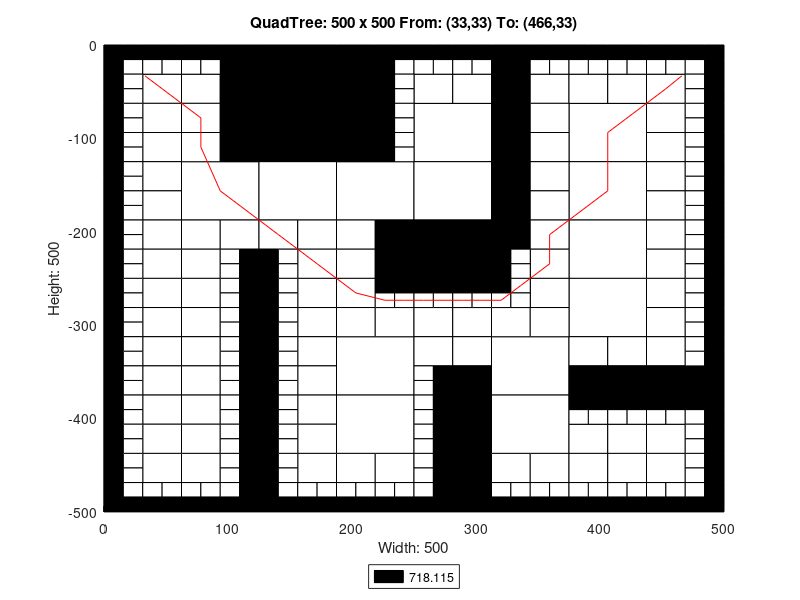

Reproduce this figure in MATLAB.
axis([0 500 -500 0]);
title('QuadTree: 500 x 500 From: (33,33) To: (466,33)');
xlabel('Width: 500');
ylabel('Height: 500');
rectangle('Position',[125 -62.5 62.5 62.5], 'FaceColor',[0 0 0]);
rectangle('Position',[125 -125 62.5 62.5], 'FaceColor',[0 0 0]);
rectangle('Position',[62.5 -187.5 62.5 62.5], 'FaceColor',[1 1 1]);
rectangle('Position',[125 -187.5 62.5 62.5], 'FaceColor',[1 1 1]);
rectangle('Position',[187.5 -187.5 62.5 62.5], 'FaceColor',[1 1 1]);
rectangle('Position',[250 -125 62.5 62.5], 'FaceColor',[1 1 1]);
rectangle('Position',[375 -125 62.5 62.5], 'FaceColor',[1 1 1]);
rectangle('Position',[250 -187.5 62.5 62.5], 'FaceColor',[1 1 1]);
rectangle('Position',[250 -250 62.5 62.5], 'FaceColor',[0 0 0]);
rectangle('Position',[375 -187.5 62.5 62.5], 'FaceColor',[1 1 1]);
rectangle('Position',[375 -250 62.5 62.5], 'FaceColor',[1 1 1]);
rectangle('Position',[187.5 -375 62.5 62.5], 'FaceColor',[1 1 1]);
rectangle('Position',[187.5 -437.5 62.5 62.5], 'FaceColor',[1 1 1]);
rectangle('Position',[312.5 -375 62.5 62.5], 'FaceColor',[1 1 1]);
rectangle('Position',[375 -312.5 62.5 62.5], 'FaceColor',[1 1 1]);
rectangle('Position',[312.5 -437.5 62.5 62.5], 'FaceColor',[1 1 1]);
rectangle('Position',[31.25 -62.5 31.25 31.25], 'FaceColor',[1 1 1]);
rectangle('Position',[93.75 -31.25 31.25 31.25], 'FaceColor',[0 0 0]);
rectangle('Position',[62.5 -62.5 31.25 31.25], 'FaceColor',[1 1 1]);
rectangle('Position',[93.75 -62.5 31.25 31.25], 'FaceColor',[0 0 0]);
rectangle('Position',[31.25 -93.75 31.25 31.25], 'FaceColor',[1 1 1]);
rectangle('Position',[31.25 -125 31.25 31.25], 'FaceColor',[1 1 1]);
rectangle('Position',[62.5 -93.75 31.25 31.25], 'FaceColor',[1 1 1]);
rectangle('Position',[93.75 -93.75 31.25 31.25], 'FaceColor',[0 0 0]);
rectangle('Position',[62.5 -125 31.25 31.25], 'FaceColor',[1 1 1]);
rectangle('Position',[93.75 -125 31.25 31.25], 'FaceColor',[0 0 0]);
rectangle('Position',[187.5 -31.25 31.25 31.25], 'FaceColor',[0 0 0]);
rectangle('Position',[187.5 -62.5 31.25 31.25], 'FaceColor',[0 0 0]);
rectangle('Position',[187.5 -93.75 31.25 31.25], 'FaceColor',[0 0 0]);
rectangle('Position',[187.5 -125 31.25 31.25], 'FaceColor',[0 0 0]);
rectangle('Position',[31.25 -156.25 31.25 31.25], 'FaceColor',[1 1 1]);
rectangle('Position',[31.25 -187.5 31.25 31.25], 'FaceColor',[1 1 1]);
rectangle('Position',[31.25 -218.75 31.25 31.25], 'FaceColor',[1 1 1]);
rectangle('Position',[31.25 -250 31.25 31.25], 'FaceColor',[1 1 1]);
rectangle('Position',[62.5 -218.75 31.25 31.25], 'FaceColor',[1 1 1]);
rectangle('Position',[93.75 -218.75 31.25 31.25], 'FaceColor',[1 1 1]);
rectangle('Position',[62.5 -250 31.25 31.25], 'FaceColor',[1 1 1]);
rectangle('Position',[125 -218.75 31.25 31.25], 'FaceColor',[1 1 1]);
rectangle('Position',[156.25 -218.75 31.25 31.25], 'FaceColor',[1 1 1]);
rectangle('Position',[156.25 -250 31.25 31.25], 'FaceColor',[1 1 1]);
rectangle('Position',[187.5 -218.75 31.25 31.25], 'FaceColor',[1 1 1]);
rectangle('Position',[218.75 -218.75 31.25 31.25], 'FaceColor',[0 0 0]);
rectangle('Position',[187.5 -250 31.25 31.25], 'FaceColor',[1 1 1]);
rectangle('Position',[218.75 -250 31.25 31.25], 'FaceColor',[0 0 0]);
rectangle('Position',[250 -62.5 31.25 31.25], 'FaceColor',[1 1 1]);
rectangle('Position',[281.25 -62.5 31.25 31.25], 'FaceColor',[1 1 1]);
rectangle('Position',[312.5 -31.25 31.25 31.25], 'FaceColor',[0 0 0]);
rectangle('Position',[312.5 -62.5 31.25 31.25], 'FaceColor',[0 0 0]);
rectangle('Position',[343.75 -62.5 31.25 31.25], 'FaceColor',[1 1 1]);
rectangle('Position',[312.5 -93.75 31.25 31.25], 'FaceColor',[0 0 0]);
rectangle('Position',[343.75 -93.75 31.25 31.25], 'FaceColor',[1 1 1]);
rectangle('Position',[312.5 -125 31.25 31.25], 'FaceColor',[0 0 0]);
rectangle('Position',[343.75 -125 31.25 31.25], 'FaceColor',[1 1 1]);
rectangle('Position',[375 -62.5 31.25 31.25], 'FaceColor',[1 1 1]);
rectangle('Position',[406.25 -62.5 31.25 31.25], 'FaceColor',[1 1 1]);
rectangle('Position',[437.5 -62.5 31.25 31.25], 'FaceColor',[1 1 1]);
rectangle('Position',[437.5 -93.75 31.25 31.25], 'FaceColor',[1 1 1]);
rectangle('Position',[437.5 -125 31.25 31.25], 'FaceColor',[1 1 1]);
rectangle('Position',[312.5 -156.25 31.25 31.25], 'FaceColor',[0 0 0]);
rectangle('Position',[343.75 -156.25 31.25 31.25], 'FaceColor',[1 1 1]);
rectangle('Position',[312.5 -187.5 31.25 31.25], 'FaceColor',[0 0 0]);
rectangle('Position',[343.75 -187.5 31.25 31.25], 'FaceColor',[1 1 1]);
rectangle('Position',[312.5 -218.75 31.25 31.25], 'FaceColor',[0 0 0]);
rectangle('Position',[343.75 -218.75 31.25 31.25], 'FaceColor',[1 1 1]);
rectangle('Position',[343.75 -250 31.25 31.25], 'FaceColor',[1 1 1]);
rectangle('Position',[437.5 -156.25 31.25 31.25], 'FaceColor',[1 1 1]);
rectangle('Position',[437.5 -187.5 31.25 31.25], 'FaceColor',[1 1 1]);
rectangle('Position',[437.5 -218.75 31.25 31.25], 'FaceColor',[1 1 1]);
rectangle('Position',[437.5 -250 31.25 31.25], 'FaceColor',[1 1 1]);
rectangle('Position',[31.25 -281.25 31.25 31.25], 'FaceColor',[1 1 1]);
rectangle('Position',[31.25 -312.5 31.25 31.25], 'FaceColor',[1 1 1]);
rectangle('Position',[62.5 -281.25 31.25 31.25], 'FaceColor',[1 1 1]);
rectangle('Position',[62.5 -312.5 31.25 31.25], 'FaceColor',[1 1 1]);
rectangle('Position',[31.25 -343.75 31.25 31.25], 'FaceColor',[1 1 1]);
rectangle('Position',[31.25 -375 31.25 31.25], 'FaceColor',[1 1 1]);
rectangle('Position',[62.5 -343.75 31.25 31.25], 'FaceColor',[1 1 1]);
rectangle('Position',[62.5 -375 31.25 31.25], 'FaceColor',[1 1 1]);
rectangle('Position',[156.25 -281.25 31.25 31.25], 'FaceColor',[1 1 1]);
rectangle('Position',[156.25 -312.5 31.25 31.25], 'FaceColor',[1 1 1]);
rectangle('Position',[187.5 -281.25 31.25 31.25], 'FaceColor',[1 1 1]);
rectangle('Position',[187.5 -312.5 31.25 31.25], 'FaceColor',[1 1 1]);
rectangle('Position',[218.75 -312.5 31.25 31.25], 'FaceColor',[1 1 1]);
rectangle('Position',[156.25 -343.75 31.25 31.25], 'FaceColor',[1 1 1]);
rectangle('Position',[156.25 -375 31.25 31.25], 'FaceColor',[1 1 1]);
rectangle('Position',[31.25 -406.25 31.25 31.25], 'FaceColor',[1 1 1]);
rectangle('Position',[31.25 -437.5 31.25 31.25], 'FaceColor',[1 1 1]);
rectangle('Position',[62.5 -406.25 31.25 31.25], 'FaceColor',[1 1 1]);
rectangle('Position',[62.5 -437.5 31.25 31.25], 'FaceColor',[1 1 1]);
rectangle('Position',[31.25 -468.75 31.25 31.25], 'FaceColor',[1 1 1]);
rectangle('Position',[62.5 -468.75 31.25 31.25], 'FaceColor',[1 1 1]);
rectangle('Position',[156.25 -406.25 31.25 31.25], 'FaceColor',[1 1 1]);
rectangle('Position',[156.25 -437.5 31.25 31.25], 'FaceColor',[1 1 1]);
rectangle('Position',[156.25 -468.75 31.25 31.25], 'FaceColor',[1 1 1]);
rectangle('Position',[187.5 -468.75 31.25 31.25], 'FaceColor',[1 1 1]);
rectangle('Position',[218.75 -468.75 31.25 31.25], 'FaceColor',[1 1 1]);
rectangle('Position',[250 -312.5 31.25 31.25], 'FaceColor',[1 1 1]);
rectangle('Position',[281.25 -312.5 31.25 31.25], 'FaceColor',[1 1 1]);
rectangle('Position',[343.75 -281.25 31.25 31.25], 'FaceColor',[1 1 1]);
rectangle('Position',[312.5 -312.5 31.25 31.25], 'FaceColor',[1 1 1]);
rectangle('Position',[343.75 -312.5 31.25 31.25], 'FaceColor',[1 1 1]);
rectangle('Position',[250 -343.75 31.25 31.25], 'FaceColor',[1 1 1]);
rectangle('Position',[281.25 -343.75 31.25 31.25], 'FaceColor',[1 1 1]);
rectangle('Position',[281.25 -375 31.25 31.25], 'FaceColor',[0 0 0]);
rectangle('Position',[437.5 -281.25 31.25 31.25], 'FaceColor',[1 1 1]);
rectangle('Position',[437.5 -312.5 31.25 31.25], 'FaceColor',[1 1 1]);
rectangle('Position',[375 -343.75 31.25 31.25], 'FaceColor',[1 1 1]);
rectangle('Position',[406.25 -343.75 31.25 31.25], 'FaceColor',[1 1 1]);
rectangle('Position',[375 -375 31.25 31.25], 'FaceColor',[0 0 0]);
rectangle('Position',[406.25 -375 31.25 31.25], 'FaceColor',[0 0 0]);
rectangle('Position',[437.5 -343.75 31.25 31.25], 'FaceColor',[1 1 1]);
rectangle('Position',[437.5 -375 31.25 31.25], 'FaceColor',[0 0 0]);
rectangle('Position',[468.75 -375 31.25 31.25], 'FaceColor',[0 0 0]);
rectangle('Position',[281.25 -406.25 31.25 31.25], 'FaceColor',[0 0 0]);
rectangle('Position',[281.25 -437.5 31.25 31.25], 'FaceColor',[0 0 0]);
rectangle('Position',[281.25 -468.75 31.25 31.25], 'FaceColor',[0 0 0]);
rectangle('Position',[281.25 -500 31.25 31.25], 'FaceColor',[0 0 0]);
rectangle('Position',[312.5 -468.75 31.25 31.25], 'FaceColor',[1 1 1]);
rectangle('Position',[343.75 -468.75 31.25 31.25], 'FaceColor',[1 1 1]);
rectangle('Position',[375 -437.5 31.25 31.25], 'FaceColor',[1 1 1]);
rectangle('Position',[406.25 -437.5 31.25 31.25], 'FaceColor',[1 1 1]);
rectangle('Position',[437.5 -437.5 31.25 31.25], 'FaceColor',[1 1 1]);
rectangle('Position',[375 -468.75 31.25 31.25], 'FaceColor',[1 1 1]);
rectangle('Position',[406.25 -468.75 31.25 31.25], 'FaceColor',[1 1 1]);
rectangle('Position',[437.5 -468.75 31.25 31.25], 'FaceColor',[1 1 1]);
rectangle('Position',[0 -15.625 15.625 15.625], 'FaceColor',[0 0 0]);
rectangle('Position',[15.625 -15.625 15.625 15.625], 'FaceColor',[0 0 0]);
rectangle('Position',[0 -31.25 15.625 15.625], 'FaceColor',[0 0 0]);
rectangle('Position',[15.625 -31.25 15.625 15.625], 'FaceColor',[1 1 1]);
rectangle('Position',[31.25 -15.625 15.625 15.625], 'FaceColor',[0 0 0]);
rectangle('Position',[46.875 -15.625 15.625 15.625], 'FaceColor',[0 0 0]);
rectangle('Position',[31.25 -31.25 15.625 15.625], 'FaceColor',[1 1 1]);
rectangle('Position',[46.875 -31.25 15.625 15.625], 'FaceColor',[1 1 1]);
rectangle('Position',[0 -46.875 15.625 15.625], 'FaceColor',[0 0 0]);
rectangle('Position',[15.625 -46.875 15.625 15.625], 'FaceColor',[1 1 1]);
rectangle('Position',[0 -62.5 15.625 15.625], 'FaceColor',[0 0 0]);
rectangle('Position',[15.625 -62.5 15.625 15.625], 'FaceColor',[1 1 1]);
rectangle('Position',[62.5 -15.625 15.625 15.625], 'FaceColor',[0 0 0]);
rectangle('Position',[78.125 -15.625 15.625 15.625], 'FaceColor',[0 0 0]);
rectangle('Position',[62.5 -31.25 15.625 15.625], 'FaceColor',[1 1 1]);
rectangle('Position',[78.125 -31.25 15.625 15.625], 'FaceColor',[1 1 1]);
rectangle('Position',[0 -78.125 15.625 15.625], 'FaceColor',[0 0 0]);
rectangle('Position',[15.625 -78.125 15.625 15.625], 'FaceColor',[1 1 1]);
rectangle('Position',[0 -93.75 15.625 15.625], 'FaceColor',[0 0 0]);
rectangle('Position',[15.625 -93.75 15.625 15.625], 'FaceColor',[1 1 1]);
rectangle('Position',[0 -109.375 15.625 15.625], 'FaceColor',[0 0 0]);
rectangle('Position',[15.625 -109.375 15.625 15.625], 'FaceColor',[1 1 1]);
rectangle('Position',[0 -125 15.625 15.625], 'FaceColor',[0 0 0]);
rectangle('Position',[15.625 -125 15.625 15.625], 'FaceColor',[1 1 1]);
rectangle('Position',[218.75 -15.625 15.625 15.625], 'FaceColor',[0 0 0]);
rectangle('Position',[234.375 -15.625 15.625 15.625], 'FaceColor',[0 0 0]);
rectangle('Position',[218.75 -31.25 15.625 15.625], 'FaceColor',[0 0 0]);
rectangle('Position',[234.375 -31.25 15.625 15.625], 'FaceColor',[1 1 1]);
rectangle('Position',[218.75 -46.875 15.625 15.625], 'FaceColor',[0 0 0]);
rectangle('Position',[234.375 -46.875 15.625 15.625], 'FaceColor',[1 1 1]);
rectangle('Position',[218.75 -62.5 15.625 15.625], 'FaceColor',[0 0 0]);
rectangle('Position',[234.375 -62.5 15.625 15.625], 'FaceColor',[1 1 1]);
rectangle('Position',[218.75 -78.125 15.625 15.625], 'FaceColor',[0 0 0]);
rectangle('Position',[234.375 -78.125 15.625 15.625], 'FaceColor',[1 1 1]);
rectangle('Position',[218.75 -93.75 15.625 15.625], 'FaceColor',[0 0 0]);
rectangle('Position',[234.375 -93.75 15.625 15.625], 'FaceColor',[1 1 1]);
rectangle('Position',[218.75 -109.375 15.625 15.625], 'FaceColor',[0 0 0]);
rectangle('Position',[234.375 -109.375 15.625 15.625], 'FaceColor',[1 1 1]);
rectangle('Position',[218.75 -125 15.625 15.625], 'FaceColor',[0 0 0]);
rectangle('Position',[234.375 -125 15.625 15.625], 'FaceColor',[1 1 1]);
rectangle('Position',[0 -140.625 15.625 15.625], 'FaceColor',[0 0 0]);
rectangle('Position',[15.625 -140.625 15.625 15.625], 'FaceColor',[1 1 1]);
rectangle('Position',[0 -156.25 15.625 15.625], 'FaceColor',[0 0 0]);
rectangle('Position',[15.625 -156.25 15.625 15.625], 'FaceColor',[1 1 1]);
rectangle('Position',[0 -171.875 15.625 15.625], 'FaceColor',[0 0 0]);
rectangle('Position',[15.625 -171.875 15.625 15.625], 'FaceColor',[1 1 1]);
rectangle('Position',[0 -187.5 15.625 15.625], 'FaceColor',[0 0 0]);
rectangle('Position',[15.625 -187.5 15.625 15.625], 'FaceColor',[1 1 1]);
rectangle('Position',[0 -203.125 15.625 15.625], 'FaceColor',[0 0 0]);
rectangle('Position',[15.625 -203.125 15.625 15.625], 'FaceColor',[1 1 1]);
rectangle('Position',[0 -218.75 15.625 15.625], 'FaceColor',[0 0 0]);
rectangle('Position',[15.625 -218.75 15.625 15.625], 'FaceColor',[1 1 1]);
rectangle('Position',[0 -234.375 15.625 15.625], 'FaceColor',[0 0 0]);
rectangle('Position',[15.625 -234.375 15.625 15.625], 'FaceColor',[1 1 1]);
rectangle('Position',[0 -250 15.625 15.625], 'FaceColor',[0 0 0]);
rectangle('Position',[15.625 -250 15.625 15.625], 'FaceColor',[1 1 1]);
rectangle('Position',[93.75 -234.375 15.625 15.625], 'FaceColor',[1 1 1]);
rectangle('Position',[109.375 -234.375 15.625 15.625], 'FaceColor',[0 0 0]);
rectangle('Position',[93.75 -250 15.625 15.625], 'FaceColor',[1 1 1]);
rectangle('Position',[109.375 -250 15.625 15.625], 'FaceColor',[0 0 0]);
rectangle('Position',[125 -234.375 15.625 15.625], 'FaceColor',[0 0 0]);
rectangle('Position',[140.625 -234.375 15.625 15.625], 'FaceColor',[1 1 1]);
rectangle('Position',[125 -250 15.625 15.625], 'FaceColor',[0 0 0]);
rectangle('Position',[140.625 -250 15.625 15.625], 'FaceColor',[1 1 1]);
rectangle('Position',[250 -15.625 15.625 15.625], 'FaceColor',[0 0 0]);
rectangle('Position',[265.625 -15.625 15.625 15.625], 'FaceColor',[0 0 0]);
rectangle('Position',[250 -31.25 15.625 15.625], 'FaceColor',[1 1 1]);
rectangle('Position',[265.625 -31.25 15.625 15.625], 'FaceColor',[1 1 1]);
rectangle('Position',[281.25 -15.625 15.625 15.625], 'FaceColor',[0 0 0]);
rectangle('Position',[296.875 -15.625 15.625 15.625], 'FaceColor',[0 0 0]);
rectangle('Position',[281.25 -31.25 15.625 15.625], 'FaceColor',[1 1 1]);
rectangle('Position',[296.875 -31.25 15.625 15.625], 'FaceColor',[1 1 1]);
rectangle('Position',[343.75 -15.625 15.625 15.625], 'FaceColor',[0 0 0]);
rectangle('Position',[359.375 -15.625 15.625 15.625], 'FaceColor',[0 0 0]);
rectangle('Position',[343.75 -31.25 15.625 15.625], 'FaceColor',[1 1 1]);
rectangle('Position',[359.375 -31.25 15.625 15.625], 'FaceColor',[1 1 1]);
rectangle('Position',[375 -15.625 15.625 15.625], 'FaceColor',[0 0 0]);
rectangle('Position',[390.625 -15.625 15.625 15.625], 'FaceColor',[0 0 0]);
rectangle('Position',[375 -31.25 15.625 15.625], 'FaceColor',[1 1 1]);
rectangle('Position',[390.625 -31.25 15.625 15.625], 'FaceColor',[1 1 1]);
rectangle('Position',[406.25 -15.625 15.625 15.625], 'FaceColor',[0 0 0]);
rectangle('Position',[421.875 -15.625 15.625 15.625], 'FaceColor',[0 0 0]);
rectangle('Position',[406.25 -31.25 15.625 15.625], 'FaceColor',[1 1 1]);
rectangle('Position',[421.875 -31.25 15.625 15.625], 'FaceColor',[1 1 1]);
rectangle('Position',[437.5 -15.625 15.625 15.625], 'FaceColor',[0 0 0]);
rectangle('Position',[453.125 -15.625 15.625 15.625], 'FaceColor',[0 0 0]);
rectangle('Position',[437.5 -31.25 15.625 15.625], 'FaceColor',[1 1 1]);
rectangle('Position',[453.125 -31.25 15.625 15.625], 'FaceColor',[1 1 1]);
rectangle('Position',[468.75 -15.625 15.625 15.625], 'FaceColor',[0 0 0]);
rectangle('Position',[484.375 -15.625 15.625 15.625], 'FaceColor',[0 0 0]);
rectangle('Position',[468.75 -31.25 15.625 15.625], 'FaceColor',[1 1 1]);
rectangle('Position',[484.375 -31.25 15.625 15.625], 'FaceColor',[0 0 0]);
rectangle('Position',[468.75 -46.875 15.625 15.625], 'FaceColor',[1 1 1]);
rectangle('Position',[484.375 -46.875 15.625 15.625], 'FaceColor',[0 0 0]);
rectangle('Position',[468.75 -62.5 15.625 15.625], 'FaceColor',[1 1 1]);
rectangle('Position',[484.375 -62.5 15.625 15.625], 'FaceColor',[0 0 0]);
rectangle('Position',[468.75 -78.125 15.625 15.625], 'FaceColor',[1 1 1]);
rectangle('Position',[484.375 -78.125 15.625 15.625], 'FaceColor',[0 0 0]);
rectangle('Position',[468.75 -93.75 15.625 15.625], 'FaceColor',[1 1 1]);
rectangle('Position',[484.375 -93.75 15.625 15.625], 'FaceColor',[0 0 0]);
rectangle('Position',[468.75 -109.375 15.625 15.625], 'FaceColor',[1 1 1]);
rectangle('Position',[484.375 -109.375 15.625 15.625], 'FaceColor',[0 0 0]);
rectangle('Position',[468.75 -125 15.625 15.625], 'FaceColor',[1 1 1]);
rectangle('Position',[484.375 -125 15.625 15.625], 'FaceColor',[0 0 0]);
rectangle('Position',[312.5 -234.375 15.625 15.625], 'FaceColor',[0 0 0]);
rectangle('Position',[328.125 -234.375 15.625 15.625], 'FaceColor',[1 1 1]);
rectangle('Position',[312.5 -250 15.625 15.625], 'FaceColor',[0 0 0]);
rectangle('Position',[328.125 -250 15.625 15.625], 'FaceColor',[1 1 1]);
rectangle('Position',[468.75 -140.625 15.625 15.625], 'FaceColor',[1 1 1]);
rectangle('Position',[484.375 -140.625 15.625 15.625], 'FaceColor',[0 0 0]);
rectangle('Position',[468.75 -156.25 15.625 15.625], 'FaceColor',[1 1 1]);
rectangle('Position',[484.375 -156.25 15.625 15.625], 'FaceColor',[0 0 0]);
rectangle('Position',[468.75 -171.875 15.625 15.625], 'FaceColor',[1 1 1]);
rectangle('Position',[484.375 -171.875 15.625 15.625], 'FaceColor',[0 0 0]);
rectangle('Position',[468.75 -187.5 15.625 15.625], 'FaceColor',[1 1 1]);
rectangle('Position',[484.375 -187.5 15.625 15.625], 'FaceColor',[0 0 0]);
rectangle('Position',[468.75 -203.125 15.625 15.625], 'FaceColor',[1 1 1]);
rectangle('Position',[484.375 -203.125 15.625 15.625], 'FaceColor',[0 0 0]);
rectangle('Position',[468.75 -218.75 15.625 15.625], 'FaceColor',[1 1 1]);
rectangle('Position',[484.375 -218.75 15.625 15.625], 'FaceColor',[0 0 0]);
rectangle('Position',[468.75 -234.375 15.625 15.625], 'FaceColor',[1 1 1]);
rectangle('Position',[484.375 -234.375 15.625 15.625], 'FaceColor',[0 0 0]);
rectangle('Position',[468.75 -250 15.625 15.625], 'FaceColor',[1 1 1]);
rectangle('Position',[484.375 -250 15.625 15.625], 'FaceColor',[0 0 0]);
rectangle('Position',[0 -265.625 15.625 15.625], 'FaceColor',[0 0 0]);
rectangle('Position',[15.625 -265.625 15.625 15.625], 'FaceColor',[1 1 1]);
rectangle('Position',[0 -281.25 15.625 15.625], 'FaceColor',[0 0 0]);
rectangle('Position',[15.625 -281.25 15.625 15.625], 'FaceColor',[1 1 1]);
rectangle('Position',[0 -296.875 15.625 15.625], 'FaceColor',[0 0 0]);
rectangle('Position',[15.625 -296.875 15.625 15.625], 'FaceColor',[1 1 1]);
rectangle('Position',[0 -312.5 15.625 15.625], 'FaceColor',[0 0 0]);
rectangle('Position',[15.625 -312.5 15.625 15.625], 'FaceColor',[1 1 1]);
rectangle('Position',[93.75 -265.625 15.625 15.625], 'FaceColor',[1 1 1]);
rectangle('Position',[109.375 -265.625 15.625 15.625], 'FaceColor',[0 0 0]);
rectangle('Position',[93.75 -281.25 15.625 15.625], 'FaceColor',[1 1 1]);
rectangle('Position',[109.375 -281.25 15.625 15.625], 'FaceColor',[0 0 0]);
rectangle('Position',[93.75 -296.875 15.625 15.625], 'FaceColor',[1 1 1]);
rectangle('Position',[109.375 -296.875 15.625 15.625], 'FaceColor',[0 0 0]);
rectangle('Position',[93.75 -312.5 15.625 15.625], 'FaceColor',[1 1 1]);
rectangle('Position',[109.375 -312.5 15.625 15.625], 'FaceColor',[0 0 0]);
rectangle('Position',[0 -328.125 15.625 15.625], 'FaceColor',[0 0 0]);
rectangle('Position',[15.625 -328.125 15.625 15.625], 'FaceColor',[1 1 1]);
rectangle('Position',[0 -343.75 15.625 15.625], 'FaceColor',[0 0 0]);
rectangle('Position',[15.625 -343.75 15.625 15.625], 'FaceColor',[1 1 1]);
rectangle('Position',[0 -359.375 15.625 15.625], 'FaceColor',[0 0 0]);
rectangle('Position',[15.625 -359.375 15.625 15.625], 'FaceColor',[1 1 1]);
rectangle('Position',[0 -375 15.625 15.625], 'FaceColor',[0 0 0]);
rectangle('Position',[15.625 -375 15.625 15.625], 'FaceColor',[1 1 1]);
rectangle('Position',[93.75 -328.125 15.625 15.625], 'FaceColor',[1 1 1]);
rectangle('Position',[109.375 -328.125 15.625 15.625], 'FaceColor',[0 0 0]);
rectangle('Position',[93.75 -343.75 15.625 15.625], 'FaceColor',[1 1 1]);
rectangle('Position',[109.375 -343.75 15.625 15.625], 'FaceColor',[0 0 0]);
rectangle('Position',[93.75 -359.375 15.625 15.625], 'FaceColor',[1 1 1]);
rectangle('Position',[109.375 -359.375 15.625 15.625], 'FaceColor',[0 0 0]);
rectangle('Position',[93.75 -375 15.625 15.625], 'FaceColor',[1 1 1]);
rectangle('Position',[109.375 -375 15.625 15.625], 'FaceColor',[0 0 0]);
rectangle('Position',[125 -265.625 15.625 15.625], 'FaceColor',[0 0 0]);
rectangle('Position',[140.625 -265.625 15.625 15.625], 'FaceColor',[1 1 1]);
rectangle('Position',[125 -281.25 15.625 15.625], 'FaceColor',[0 0 0]);
rectangle('Position',[140.625 -281.25 15.625 15.625], 'FaceColor',[1 1 1]);
rectangle('Position',[125 -296.875 15.625 15.625], 'FaceColor',[0 0 0]);
rectangle('Position',[140.625 -296.875 15.625 15.625], 'FaceColor',[1 1 1]);
rectangle('Position',[125 -312.5 15.625 15.625], 'FaceColor',[0 0 0]);
rectangle('Position',[140.625 -312.5 15.625 15.625], 'FaceColor',[1 1 1]);
rectangle('Position',[218.75 -265.625 15.625 15.625], 'FaceColor',[0 0 0]);
rectangle('Position',[234.375 -265.625 15.625 15.625], 'FaceColor',[0 0 0]);
rectangle('Position',[218.75 -281.25 15.625 15.625], 'FaceColor',[1 1 1]);
rectangle('Position',[234.375 -281.25 15.625 15.625], 'FaceColor',[1 1 1]);
rectangle('Position',[125 -328.125 15.625 15.625], 'FaceColor',[0 0 0]);
rectangle('Position',[140.625 -328.125 15.625 15.625], 'FaceColor',[1 1 1]);
rectangle('Position',[125 -343.75 15.625 15.625], 'FaceColor',[0 0 0]);
rectangle('Position',[140.625 -343.75 15.625 15.625], 'FaceColor',[1 1 1]);
rectangle('Position',[125 -359.375 15.625 15.625], 'FaceColor',[0 0 0]);
rectangle('Position',[140.625 -359.375 15.625 15.625], 'FaceColor',[1 1 1]);
rectangle('Position',[125 -375 15.625 15.625], 'FaceColor',[0 0 0]);
rectangle('Position',[140.625 -375 15.625 15.625], 'FaceColor',[1 1 1]);
rectangle('Position',[0 -390.625 15.625 15.625], 'FaceColor',[0 0 0]);
rectangle('Position',[15.625 -390.625 15.625 15.625], 'FaceColor',[1 1 1]);
rectangle('Position',[0 -406.25 15.625 15.625], 'FaceColor',[0 0 0]);
rectangle('Position',[15.625 -406.25 15.625 15.625], 'FaceColor',[1 1 1]);
rectangle('Position',[0 -421.875 15.625 15.625], 'FaceColor',[0 0 0]);
rectangle('Position',[15.625 -421.875 15.625 15.625], 'FaceColor',[1 1 1]);
rectangle('Position',[0 -437.5 15.625 15.625], 'FaceColor',[0 0 0]);
rectangle('Position',[15.625 -437.5 15.625 15.625], 'FaceColor',[1 1 1]);
rectangle('Position',[93.75 -390.625 15.625 15.625], 'FaceColor',[1 1 1]);
rectangle('Position',[109.375 -390.625 15.625 15.625], 'FaceColor',[0 0 0]);
rectangle('Position',[93.75 -406.25 15.625 15.625], 'FaceColor',[1 1 1]);
rectangle('Position',[109.375 -406.25 15.625 15.625], 'FaceColor',[0 0 0]);
rectangle('Position',[93.75 -421.875 15.625 15.625], 'FaceColor',[1 1 1]);
rectangle('Position',[109.375 -421.875 15.625 15.625], 'FaceColor',[0 0 0]);
rectangle('Position',[93.75 -437.5 15.625 15.625], 'FaceColor',[1 1 1]);
rectangle('Position',[109.375 -437.5 15.625 15.625], 'FaceColor',[0 0 0]);
rectangle('Position',[0 -453.125 15.625 15.625], 'FaceColor',[0 0 0]);
rectangle('Position',[15.625 -453.125 15.625 15.625], 'FaceColor',[1 1 1]);
rectangle('Position',[0 -468.75 15.625 15.625], 'FaceColor',[0 0 0]);
rectangle('Position',[15.625 -468.75 15.625 15.625], 'FaceColor',[1 1 1]);
rectangle('Position',[0 -484.375 15.625 15.625], 'FaceColor',[0 0 0]);
rectangle('Position',[15.625 -484.375 15.625 15.625], 'FaceColor',[1 1 1]);
rectangle('Position',[0 -500 15.625 15.625], 'FaceColor',[0 0 0]);
rectangle('Position',[15.625 -500 15.625 15.625], 'FaceColor',[0 0 0]);
rectangle('Position',[31.25 -484.375 15.625 15.625], 'FaceColor',[1 1 1]);
rectangle('Position',[46.875 -484.375 15.625 15.625], 'FaceColor',[1 1 1]);
rectangle('Position',[31.25 -500 15.625 15.625], 'FaceColor',[0 0 0]);
rectangle('Position',[46.875 -500 15.625 15.625], 'FaceColor',[0 0 0]);
rectangle('Position',[93.75 -453.125 15.625 15.625], 'FaceColor',[1 1 1]);
rectangle('Position',[109.375 -453.125 15.625 15.625], 'FaceColor',[0 0 0]);
rectangle('Position',[93.75 -468.75 15.625 15.625], 'FaceColor',[1 1 1]);
rectangle('Position',[109.375 -468.75 15.625 15.625], 'FaceColor',[0 0 0]);
rectangle('Position',[62.5 -484.375 15.625 15.625], 'FaceColor',[1 1 1]);
rectangle('Position',[78.125 -484.375 15.625 15.625], 'FaceColor',[1 1 1]);
rectangle('Position',[62.5 -500 15.625 15.625], 'FaceColor',[0 0 0]);
rectangle('Position',[78.125 -500 15.625 15.625], 'FaceColor',[0 0 0]);
rectangle('Position',[93.75 -484.375 15.625 15.625], 'FaceColor',[1 1 1]);
rectangle('Position',[109.375 -484.375 15.625 15.625], 'FaceColor',[0 0 0]);
rectangle('Position',[93.75 -500 15.625 15.625], 'FaceColor',[0 0 0]);
rectangle('Position',[109.375 -500 15.625 15.625], 'FaceColor',[0 0 0]);
rectangle('Position',[125 -390.625 15.625 15.625], 'FaceColor',[0 0 0]);
rectangle('Position',[140.625 -390.625 15.625 15.625], 'FaceColor',[1 1 1]);
rectangle('Position',[125 -406.25 15.625 15.625], 'FaceColor',[0 0 0]);
rectangle('Position',[140.625 -406.25 15.625 15.625], 'FaceColor',[1 1 1]);
rectangle('Position',[125 -421.875 15.625 15.625], 'FaceColor',[0 0 0]);
rectangle('Position',[140.625 -421.875 15.625 15.625], 'FaceColor',[1 1 1]);
rectangle('Position',[125 -437.5 15.625 15.625], 'FaceColor',[0 0 0]);
rectangle('Position',[140.625 -437.5 15.625 15.625], 'FaceColor',[1 1 1]);
rectangle('Position',[125 -453.125 15.625 15.625], 'FaceColor',[0 0 0]);
rectangle('Position',[140.625 -453.125 15.625 15.625], 'FaceColor',[1 1 1]);
rectangle('Position',[125 -468.75 15.625 15.625], 'FaceColor',[0 0 0]);
rectangle('Position',[140.625 -468.75 15.625 15.625], 'FaceColor',[1 1 1]);
rectangle('Position',[125 -484.375 15.625 15.625], 'FaceColor',[0 0 0]);
rectangle('Position',[140.625 -484.375 15.625 15.625], 'FaceColor',[1 1 1]);
rectangle('Position',[125 -500 15.625 15.625], 'FaceColor',[0 0 0]);
rectangle('Position',[140.625 -500 15.625 15.625], 'FaceColor',[0 0 0]);
rectangle('Position',[156.25 -484.375 15.625 15.625], 'FaceColor',[1 1 1]);
rectangle('Position',[171.875 -484.375 15.625 15.625], 'FaceColor',[1 1 1]);
rectangle('Position',[156.25 -500 15.625 15.625], 'FaceColor',[0 0 0]);
rectangle('Position',[171.875 -500 15.625 15.625], 'FaceColor',[0 0 0]);
rectangle('Position',[187.5 -484.375 15.625 15.625], 'FaceColor',[1 1 1]);
rectangle('Position',[203.125 -484.375 15.625 15.625], 'FaceColor',[1 1 1]);
rectangle('Position',[187.5 -500 15.625 15.625], 'FaceColor',[0 0 0]);
rectangle('Position',[203.125 -500 15.625 15.625], 'FaceColor',[0 0 0]);
rectangle('Position',[218.75 -484.375 15.625 15.625], 'FaceColor',[1 1 1]);
rectangle('Position',[234.375 -484.375 15.625 15.625], 'FaceColor',[1 1 1]);
rectangle('Position',[218.75 -500 15.625 15.625], 'FaceColor',[0 0 0]);
rectangle('Position',[234.375 -500 15.625 15.625], 'FaceColor',[0 0 0]);
rectangle('Position',[250 -265.625 15.625 15.625], 'FaceColor',[0 0 0]);
rectangle('Position',[265.625 -265.625 15.625 15.625], 'FaceColor',[0 0 0]);
rectangle('Position',[250 -281.25 15.625 15.625], 'FaceColor',[1 1 1]);
rectangle('Position',[265.625 -281.25 15.625 15.625], 'FaceColor',[1 1 1]);
rectangle('Position',[281.25 -265.625 15.625 15.625], 'FaceColor',[0 0 0]);
rectangle('Position',[296.875 -265.625 15.625 15.625], 'FaceColor',[0 0 0]);
rectangle('Position',[281.25 -281.25 15.625 15.625], 'FaceColor',[1 1 1]);
rectangle('Position',[296.875 -281.25 15.625 15.625], 'FaceColor',[1 1 1]);
rectangle('Position',[312.5 -265.625 15.625 15.625], 'FaceColor',[0 0 0]);
rectangle('Position',[328.125 -265.625 15.625 15.625], 'FaceColor',[1 1 1]);
rectangle('Position',[312.5 -281.25 15.625 15.625], 'FaceColor',[1 1 1]);
rectangle('Position',[328.125 -281.25 15.625 15.625], 'FaceColor',[1 1 1]);
rectangle('Position',[250 -359.375 15.625 15.625], 'FaceColor',[1 1 1]);
rectangle('Position',[265.625 -359.375 15.625 15.625], 'FaceColor',[0 0 0]);
rectangle('Position',[250 -375 15.625 15.625], 'FaceColor',[1 1 1]);
rectangle('Position',[265.625 -375 15.625 15.625], 'FaceColor',[0 0 0]);
rectangle('Position',[468.75 -265.625 15.625 15.625], 'FaceColor',[1 1 1]);
rectangle('Position',[484.375 -265.625 15.625 15.625], 'FaceColor',[0 0 0]);
rectangle('Position',[468.75 -281.25 15.625 15.625], 'FaceColor',[1 1 1]);
rectangle('Position',[484.375 -281.25 15.625 15.625], 'FaceColor',[0 0 0]);
rectangle('Position',[468.75 -296.875 15.625 15.625], 'FaceColor',[1 1 1]);
rectangle('Position',[484.375 -296.875 15.625 15.625], 'FaceColor',[0 0 0]);
rectangle('Position',[468.75 -312.5 15.625 15.625], 'FaceColor',[1 1 1]);
rectangle('Position',[484.375 -312.5 15.625 15.625], 'FaceColor',[0 0 0]);
rectangle('Position',[468.75 -328.125 15.625 15.625], 'FaceColor',[1 1 1]);
rectangle('Position',[484.375 -328.125 15.625 15.625], 'FaceColor',[0 0 0]);
rectangle('Position',[468.75 -343.75 15.625 15.625], 'FaceColor',[1 1 1]);
rectangle('Position',[484.375 -343.75 15.625 15.625], 'FaceColor',[0 0 0]);
rectangle('Position',[250 -390.625 15.625 15.625], 'FaceColor',[1 1 1]);
rectangle('Position',[265.625 -390.625 15.625 15.625], 'FaceColor',[0 0 0]);
rectangle('Position',[250 -406.25 15.625 15.625], 'FaceColor',[1 1 1]);
rectangle('Position',[265.625 -406.25 15.625 15.625], 'FaceColor',[0 0 0]);
rectangle('Position',[250 -421.875 15.625 15.625], 'FaceColor',[1 1 1]);
rectangle('Position',[265.625 -421.875 15.625 15.625], 'FaceColor',[0 0 0]);
rectangle('Position',[250 -437.5 15.625 15.625], 'FaceColor',[1 1 1]);
rectangle('Position',[265.625 -437.5 15.625 15.625], 'FaceColor',[0 0 0]);
rectangle('Position',[250 -453.125 15.625 15.625], 'FaceColor',[1 1 1]);
rectangle('Position',[265.625 -453.125 15.625 15.625], 'FaceColor',[0 0 0]);
rectangle('Position',[250 -468.75 15.625 15.625], 'FaceColor',[1 1 1]);
rectangle('Position',[265.625 -468.75 15.625 15.625], 'FaceColor',[0 0 0]);
rectangle('Position',[250 -484.375 15.625 15.625], 'FaceColor',[1 1 1]);
rectangle('Position',[265.625 -484.375 15.625 15.625], 'FaceColor',[0 0 0]);
rectangle('Position',[250 -500 15.625 15.625], 'FaceColor',[0 0 0]);
rectangle('Position',[265.625 -500 15.625 15.625], 'FaceColor',[0 0 0]);
rectangle('Position',[312.5 -484.375 15.625 15.625], 'FaceColor',[1 1 1]);
rectangle('Position',[328.125 -484.375 15.625 15.625], 'FaceColor',[1 1 1]);
rectangle('Position',[312.5 -500 15.625 15.625], 'FaceColor',[0 0 0]);
rectangle('Position',[328.125 -500 15.625 15.625], 'FaceColor',[0 0 0]);
rectangle('Position',[343.75 -484.375 15.625 15.625], 'FaceColor',[1 1 1]);
rectangle('Position',[359.375 -484.375 15.625 15.625], 'FaceColor',[1 1 1]);
rectangle('Position',[343.75 -500 15.625 15.625], 'FaceColor',[0 0 0]);
rectangle('Position',[359.375 -500 15.625 15.625], 'FaceColor',[0 0 0]);
rectangle('Position',[375 -390.625 15.625 15.625], 'FaceColor',[0 0 0]);
rectangle('Position',[390.625 -390.625 15.625 15.625], 'FaceColor',[0 0 0]);
rectangle('Position',[375 -406.25 15.625 15.625], 'FaceColor',[1 1 1]);
rectangle('Position',[390.625 -406.25 15.625 15.625], 'FaceColor',[1 1 1]);
rectangle('Position',[406.25 -390.625 15.625 15.625], 'FaceColor',[0 0 0]);
rectangle('Position',[421.875 -390.625 15.625 15.625], 'FaceColor',[0 0 0]);
rectangle('Position',[406.25 -406.25 15.625 15.625], 'FaceColor',[1 1 1]);
rectangle('Position',[421.875 -406.25 15.625 15.625], 'FaceColor',[1 1 1]);
rectangle('Position',[437.5 -390.625 15.625 15.625], 'FaceColor',[0 0 0]);
rectangle('Position',[453.125 -390.625 15.625 15.625], 'FaceColor',[0 0 0]);
rectangle('Position',[437.5 -406.25 15.625 15.625], 'FaceColor',[1 1 1]);
rectangle('Position',[453.125 -406.25 15.625 15.625], 'FaceColor',[1 1 1]);
rectangle('Position',[468.75 -390.625 15.625 15.625], 'FaceColor',[0 0 0]);
rectangle('Position',[484.375 -390.625 15.625 15.625], 'FaceColor',[0 0 0]);
rectangle('Position',[468.75 -406.25 15.625 15.625], 'FaceColor',[1 1 1]);
rectangle('Position',[484.375 -406.25 15.625 15.625], 'FaceColor',[0 0 0]);
rectangle('Position',[468.75 -421.875 15.625 15.625], 'FaceColor',[1 1 1]);
rectangle('Position',[484.375 -421.875 15.625 15.625], 'FaceColor',[0 0 0]);
rectangle('Position',[468.75 -437.5 15.625 15.625], 'FaceColor',[1 1 1]);
rectangle('Position',[484.375 -437.5 15.625 15.625], 'FaceColor',[0 0 0]);
rectangle('Position',[375 -484.375 15.625 15.625], 'FaceColor',[1 1 1]);
rectangle('Position',[390.625 -484.375 15.625 15.625], 'FaceColor',[1 1 1]);
rectangle('Position',[375 -500 15.625 15.625], 'FaceColor',[0 0 0]);
rectangle('Position',[390.625 -500 15.625 15.625], 'FaceColor',[0 0 0]);
rectangle('Position',[406.25 -484.375 15.625 15.625], 'FaceColor',[1 1 1]);
rectangle('Position',[421.875 -484.375 15.625 15.625], 'FaceColor',[1 1 1]);
rectangle('Position',[406.25 -500 15.625 15.625], 'FaceColor',[0 0 0]);
rectangle('Position',[421.875 -500 15.625 15.625], 'FaceColor',[0 0 0]);
rectangle('Position',[468.75 -453.125 15.625 15.625], 'FaceColor',[1 1 1]);
rectangle('Position',[484.375 -453.125 15.625 15.625], 'FaceColor',[0 0 0]);
rectangle('Position',[468.75 -468.75 15.625 15.625], 'FaceColor',[1 1 1]);
rectangle('Position',[484.375 -468.75 15.625 15.625], 'FaceColor',[0 0 0]);
rectangle('Position',[437.5 -484.375 15.625 15.625], 'FaceColor',[1 1 1]);
rectangle('Position',[453.125 -484.375 15.625 15.625], 'FaceColor',[1 1 1]);
rectangle('Position',[437.5 -500 15.625 15.625], 'FaceColor',[0 0 0]);
rectangle('Position',[453.125 -500 15.625 15.625], 'FaceColor',[0 0 0]);
rectangle('Position',[468.75 -484.375 15.625 15.625], 'FaceColor',[1 1 1]);
rectangle('Position',[484.375 -484.375 15.625 15.625], 'FaceColor',[0 0 0]);
rectangle('Position',[468.75 -500 15.625 15.625], 'FaceColor',[0 0 0]);
rectangle('Position',[484.375 -500 15.625 15.625], 'FaceColor',[0 0 0]);
X=[466,453.125,406.25,406.25,359.375,359.375,335.938,320.312,304.688,289.062,273.438,257.812,242.188,226.562,203.125,171.875,140.625,93.75,78.125,78.125,46.875,33];
Y=[-33,-46.875,-93.75,-156.25,-203.125,-234.375,-257.812,-273.438,-273.438,-273.438,-273.438,-273.438,-273.438,-273.438,-265.625,-234.375,-203.125,-156.25,-109.375,-78.125,-46.875,-33];
hold on;
plot(X,Y,'r');
legend('718.115','Location','southoutside');
